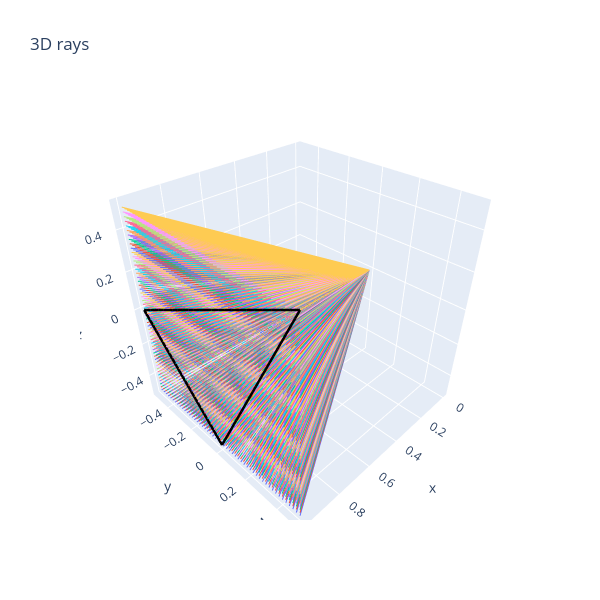

Source (notebook cell):
### Code cell
def raytrace_triangle(
    rays: Float[Tensor, "nrays rayPoints=2 dims=3"],
    triangle: Float[Tensor, "trianglePoints=3 dims=3"],
) -> Bool[Tensor, " nrays"]:
    """
    For each ray, return True if the triangle intersects that ray.
    """

    # let's first broadcast the triangle to nrays
    NR = rays.shape[0]
    triangle = einops.repeat(triangle, "p d -> nrays p d", nrays=NR)

    # extract the values we need
    O, D = rays.unbind(1)
    A, B, C = triangle.unbind(1)  # remember that current shape (nrays ,p , d)

    # make the vector and matrix
    vec = O-A
    mat = t.stack([-D, (B-A), (C-A)], dim=2)
    assert mat.shape == (NR, 3,3)
    
    # solve the matrix
    s, u, v = t.linalg.solve(mat, vec).unbind(1)
    
    # check intersection
    intersects = (s>=0) & (u>=0) & (v>=0) & (u+v<=1)
    return intersects

A = t.tensor([1, 0.0, -0.5])
B = t.tensor([1, -0.5, 0.0])
C = t.tensor([1, 0.5, 0.5])
num_pixels_y = num_pixels_z = 50
y_limit = z_limit = 0.5

# Plot triangle & rays
test_triangle = t.stack([A, B, C], dim=0)
rays2d = make_rays_2d(num_pixels_y, num_pixels_z, y_limit, z_limit)
triangle_lines = t.stack([A, B, C, A, B, C], dim=0).reshape(-1, 2, 3)
render_lines_with_plotly(rays2d, triangle_lines)

# Calculate and display intersections
intersects = raytrace_triangle(rays2d, test_triangle)
img = intersects.reshape(num_pixels_y, num_pixels_z).int()
plt.figure(figsize=(8, 6))
plt.imshow(img.cpu().numpy(), origin="lower", cmap="Blues")
plt.title("Triangle (as intersected by rays)")
plt.colorbar()
plt.show()
